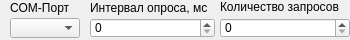
<?xml version="1.0" encoding="UTF-8"?>
<ui version="4.0">
 <class>SSOIPortWidget</class>
 <widget class="QWidget" name="SSOIPortWidget">
  <property name="geometry">
   <rect>
    <x>0</x>
    <y>0</y>
    <width>350</width>
    <height>40</height>
   </rect>
  </property>
  <property name="windowTitle">
   <string>Form</string>
  </property>
  <widget class="QComboBox" name="SsoiM_PortNum">
   <property name="geometry">
    <rect>
     <x>10</x>
     <y>18</y>
     <width>70</width>
     <height>20</height>
    </rect>
   </property>
   <property name="minimumSize">
    <size>
     <width>66</width>
     <height>20</height>
    </size>
   </property>
   <property name="maximumSize">
    <size>
     <width>81</width>
     <height>20</height>
    </size>
   </property>
  </widget>
  <widget class="QLabel" name="label_82">
   <property name="geometry">
    <rect>
     <x>10</x>
     <y>0</y>
     <width>73</width>
     <height>16</height>
    </rect>
   </property>
   <property name="text">
    <string>COM-Порт</string>
   </property>
  </widget>
  <widget class="QStackedWidget" name="stackedWidget">
   <property name="geometry">
    <rect>
     <x>90</x>
     <y>-6</y>
     <width>261</width>
     <height>51</height>
    </rect>
   </property>
   <property name="currentIndex">
    <number>0</number>
   </property>
   <widget class="QWidget" name="OprosVariant_1">
    <widget class="QLabel" name="label_84">
     <property name="geometry">
      <rect>
       <x>130</x>
       <y>5</y>
       <width>151</width>
       <height>16</height>
      </rect>
     </property>
     <property name="text">
      <string>Количество запросов</string>
     </property>
    </widget>
    <widget class="QLabel" name="label_83">
     <property name="geometry">
      <rect>
       <x>0</x>
       <y>5</y>
       <width>131</width>
       <height>18</height>
      </rect>
     </property>
     <property name="text">
      <string>Интервал опроса, мс</string>
     </property>
    </widget>
    <widget class="QSpinBox" name="SsoiM_Interval">
     <property name="geometry">
      <rect>
       <x>0</x>
       <y>24</y>
       <width>125</width>
       <height>20</height>
      </rect>
     </property>
     <property name="maximum">
      <number>3000</number>
     </property>
     <property name="singleStep">
      <number>10</number>
     </property>
    </widget>
    <widget class="QSpinBox" name="SsoiM_MaxErrCnt">
     <property name="geometry">
      <rect>
       <x>130</x>
       <y>24</y>
       <width>130</width>
       <height>20</height>
      </rect>
     </property>
     <property name="maximum">
      <number>10</number>
     </property>
    </widget>
   </widget>
   <widget class="QWidget" name="OprosVariant_3">
    <widget class="QLabel" name="label_85">
     <property name="geometry">
      <rect>
       <x>0</x>
       <y>5</y>
       <width>141</width>
       <height>18</height>
      </rect>
     </property>
     <property name="text">
      <string>Интервал опроса, мс</string>
     </property>
    </widget>
    <widget class="QSpinBox" name="SsoiM_Interval_">
     <property name="geometry">
      <rect>
       <x>0</x>
       <y>24</y>
       <width>131</width>
       <height>20</height>
      </rect>
     </property>
     <property name="maximum">
      <number>250</number>
     </property>
     <property name="singleStep">
      <number>10</number>
     </property>
    </widget>
   </widget>
   <widget class="QWidget" name="OprosVariant_2"/>
  </widget>
 </widget>
 <resources/>
 <connections/>
</ui>
